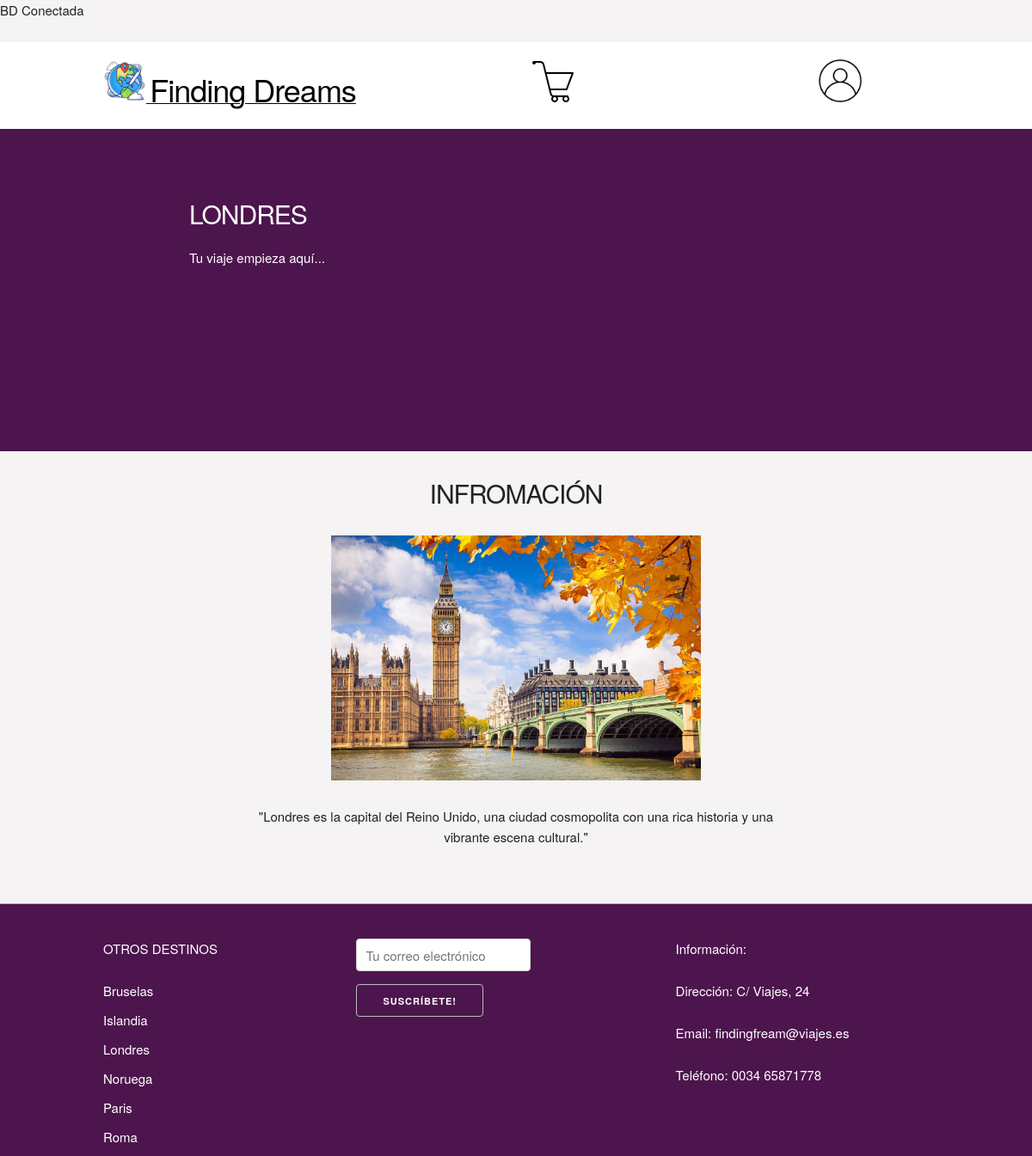
The app's page /detalle-viaje.php?id=3 with its own data.
### tables this page shows
CREATE TABLE `destinos` (
  `id` int(11) NOT NULL,
  `nombre` varchar(255) NOT NULL,
  `descripcion` text DEFAULT NULL,
  `precio` int(11) DEFAULT NULL
);

### controladores/destinos.php (called while the page is built, shortened)
<?php
function mostrarDestinos($conn)
{
    try {
        $query = "SELECT d.*,
        CASE WHEN f.id_usuario IS NOT NULL THEN 1 ELSE 0 END AS es_favorito
      FROM destinos d
      LEFT JOIN favoritos f ON d.id = f.id_destino AND f.id_usuario = :id_usuario";
        $statement = $conn->prepare($query);
        $statement->bindParam(':id_usuario', $_SESSION['id'], PDO::PARAM_INT);
        $statement->execute();
        $destinos = $statement->fetchAll(PDO::FETCH_ASSOC);
        return $destinos;
    } catch (PDOException $e) {
        exit;
    }
}
function mostrarDestinoPorId($conn, $id)
{
    try {
        $query = "SELECT * FROM destinos WHERE id = :id";
        $statement = $conn->prepare($query);
        $statement->bindParam(':id', $id, PDO::PARAM_INT);
        $statement->execute();
        $destino = $statement->fetch(PDO::FETCH_ASSOC);
        return $destino;
    } catch (PDOException $e) {
        exit;
    }
}

### detalle-viaje.php (the view, shortened to what this page needs)
<?php include('layout/header.php');
$destinoDetalle = mostrarDestinoPorId($conn, $_GET['id']);
if ($destinoDetalle) {
    echo '
    <div id="hero">
    <div class="container">
        <div class="row">
            <div class="six columns">
                <div class="contenido-hero">
                    <h2 style="color: white">' . strtoupper($destinoDetalle['nombre']) . '</h2>
                    <p style="color: white">Tu viaje empieza aquí...</p>
                </div>
            </div>
        </div>
    </div>
</div>
<div id="viajes" class="container" style="text-align: center;">
    <h2 id="encabezado" class="encabezado">INFROMACIÓN</h2>
    <div id="viajes" class="container" style="text-align: center;">
        <div class="container">
            <div class="row justify-content-center align-items-center">
                <div class="col-md-6 text-center">
                    <img src="img/' . strtolower($destinoDetalle['nombre']) . '.jpg" class="img-fluid" alt="Imagen de ' . strtolower($destinoDetalle['nombre']) . '" width="70%">
                    <div class="mt-3">
                        </br>
                        <p>"' . $destinoDetalle['descripcion'] . '"</p>
                    </div>
                </div>
            </div>
        </div>
    </div>
</div>
    ';
}
?>
<?php include('layout/footer.php'); ?>

### layout/footer.php (shortened to what this page needs)
<footer id="footer" class="footer">
    <div class="container">
        <div class="row">
            <div class="four columns">
                <p style="color:white">OTROS DESTINOS</p>
                <nav id="principal" class="menu">
                    <?php
                    $destinos = mostrarDestinos($conn);
                    foreach ($destinos as $destino) {
                        echo '
                        <a class="enlace" href="detalle-viaje.php?id=' . $destino['id'] . '" style="color:white">' . $destino['nombre'] . '</a>
                        ';
                    }
                    ?>
                </nav>
            </div>
            <div class="four columns u-pull-right">
                <div id="secundaria" class="menu">
                    <p style="color:white">Información:</p>
                    <p class="enlace" href="#" style="color:white">Dirección: C/ Viajes, 24</p>
                    <p class="enlace" href="#" style="color:white">Email: findingfream@viajes.es</p>
                    <p class="enlace" href="#" style="color:white">Teléfono: 0034 65871778</p>
                </div>
            </div>
            <form id="formSuscripcion" action="/controladores/suscripcion.php" method="post">
                <input type="email" name="email" placeholder="Tu correo electrónico" required>
                <button type="submit" style="color:white" title="Subscríbete a nuestra news letter">Suscríbete!</button>
            </form>
        </div>
    </div>
</footer>
</body>
</html>

### css/skeleton.css (style rules this page uses)
.container { position: relative; width: 100%; max-width: 960px; margin: 0 auto; padding: 0 20px; box-sizing: border-box; }
.column, .columns { width: 100%; float: left; box-sizing: border-box; }
@media (min-width: 400px) { .container { width: 85%; padding: 0; } }
@media (min-width: 550px) { .container { width: 80%; } }
@media (min-width: 550px) { .column, .columns { margin-left: 4%; } }
@media (min-width: 550px) { .column:first-child, .columns:first-child { margin-left: 0; } }
@media (min-width: 550px) { .four.columns { width: 30.6666666667%; } }
@media (min-width: 550px) { .six.columns { width: 48%; } }
html { font-size: 62.5%; }
body { font-size: 1.5em; line-height: 1.6; font-weight: 400; font-family: "Raleway", "HelveticaNeue", "Helvetica Neue", Helvetica, Arial, sans-serif; color: #222; }
h1, h2, h3, h4, h5, h6 { margin-top: 0; margin-bottom: 2rem; font-weight: 300; }
h2 { font-size: 3.6rem; line-height: 1.25; letter-spacing: -.1rem; }
@media (min-width: 550px) { h2 { font-size: 4.2rem; } }
p { margin-top: 0; }
a { color: black; }
.button, button, input[type="submit"], input[type="reset"], input[type="button"] { display: inline-block; height: 38px; padding: 0 30px; color: #555; text-align: center; font-size: 11px; font-weight: 600; line-height: 38px; letter-spacing: .1rem; text-transform: uppercase; text-decoration: none; white-space: nowrap; background-color: transparent; border-radius: 4px; border: 1px solid #bbb; cursor: pointer; box-sizing: border-box; }
input[type="email"], input[type="number"], input[type="search"], input[type="text"], input[type="tel"], input[type="url"], input[type="password"], textarea, select { height: 38px; padding: 6px 10px; background-color: #fff; border: 1px solid #D1D1D1; border-radius: 4px; box-shadow: none; box-sizing: border-box; }
input[type="email"], input[type="number"], input[type="search"], input[type="text"], input[type="tel"], input[type="url"], input[type="password"], textarea { -webkit-appearance: none; -moz-appearance: none; appearance: none; }
button, .button { margin-bottom: 1rem; }
input, textarea, select, fieldset { margin-bottom: 1.5rem; }
pre, blockquote, dl, figure, table, p, ul, ol, form { margin-bottom: 2.5rem; }
.u-pull-right { float: right; }
.container:after, .row:after, .u-cf { content: ""; display: table; clear: both; }

### css/custom.css (style rules this page uses)
html { font-size: 62.5%; scroll-behavior: smooth; }
body { background-color: #f5f3f3; }
h2 { font-size: 3rem; }
#hero { background-color: rgb(77, 21, 77); height: 375px; background-position: center -320px; }
#encabezado { margin: 30px 0; }
.contenido-hero { margin-top: 80px; color: black; margin-left: 100px; }
.footer { background-color: rgb(77, 21, 77); margin-top: 40px; border-top: 1px solid #aaa; padding-top: 40px; }
.footer .menu a { display: block; margin-bottom: 10px; text-decoration: none; }

### records on screen
destinos: nombre "LONDRES", descripcion "Londres es la capital del Reino Unido, una ciudad cosmopolita con una rica historia y una vibrante escena cultural.", nombre "Londres"
destinos: nombre "Bruselas"
destinos: nombre "Islandia"
destinos: nombre "Noruega"
destinos: nombre "Paris"
destinos: nombre "Roma"
